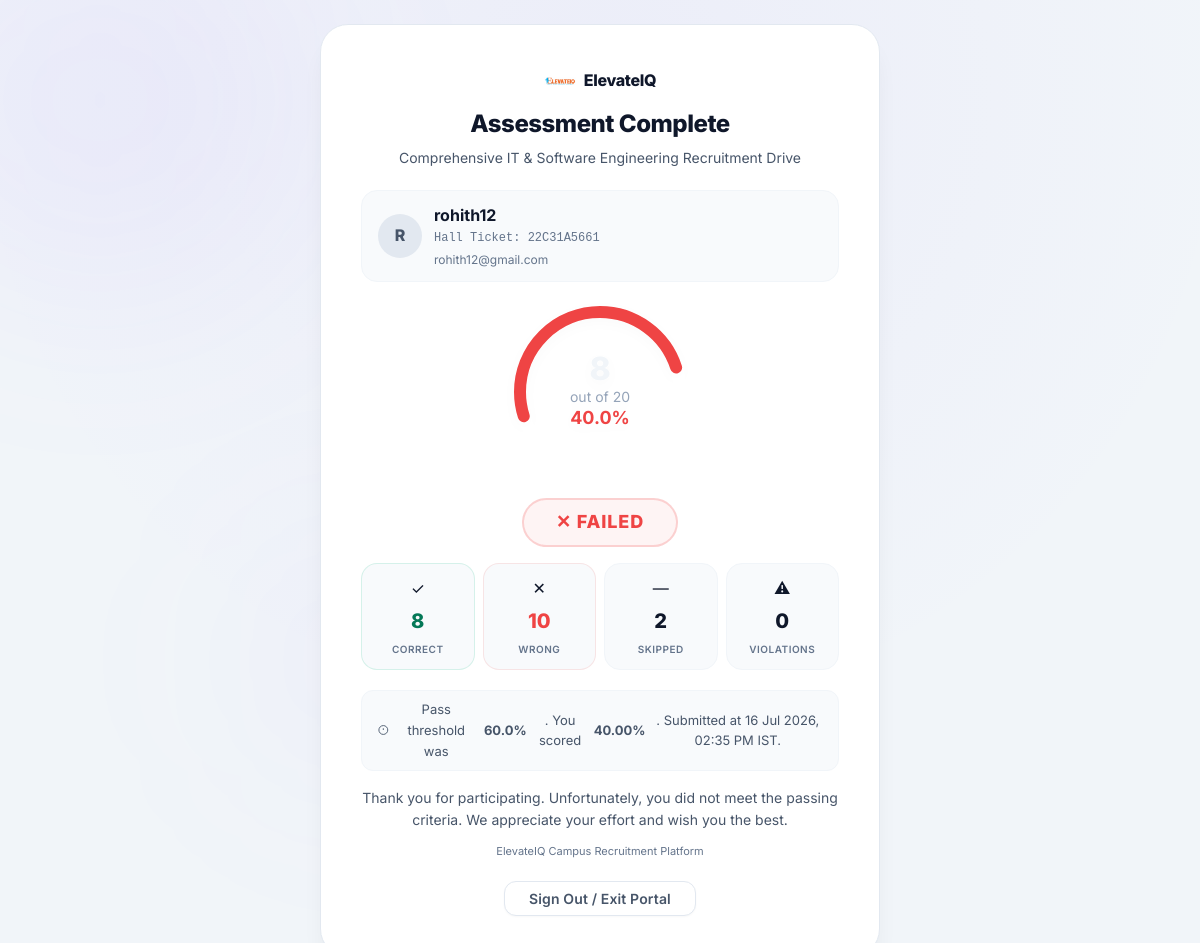
Page /assessment/result/1 (signed in) on the committed database.
### models/models.py (models this page shows, shortened)
class Assessment(db.Model):
    __tablename__ = 'assessments'
    id = db.Column(db.Integer, primary_key=True)
    title = db.Column(db.String(255), nullable=False)
    description = db.Column(db.Text, nullable=True)
    duration = db.Column(db.Integer, nullable=False)          # minutes
    pass_percentage = db.Column(db.Float, nullable=False, default=60.0)
    status = db.Column(db.String(20), nullable=False, default='inactive')  # active | inactive
    created_at = db.Column(db.DateTime, default=datetime.utcnow, nullable=False)
    questions = db.relationship(
        'Question', backref='assessment', lazy='dynamic',
        cascade='all, delete-orphan', order_by='Question.id'
    )
    submissions = db.relationship(
        'Submission', backref='assessment', lazy='dynamic'
    )

class Candidate(db.Model):
    __tablename__ = 'candidates'
    id = db.Column(db.Integer, primary_key=True)
    full_name = db.Column(db.String(255), nullable=False)
    email = db.Column(db.String(255), unique=True, nullable=False, index=True)
    hall_ticket = db.Column(db.String(100), unique=True, nullable=False, index=True)
    created_at = db.Column(db.DateTime, default=datetime.utcnow, nullable=False)
    submissions = db.relationship(
        'Submission', backref='candidate', lazy='dynamic',
        cascade='all, delete-orphan'
    )

class Submission(db.Model):
    __tablename__ = 'submissions'
    id = db.Column(db.Integer, primary_key=True)
    candidate_id = db.Column(
        db.Integer, db.ForeignKey('candidates.id', ondelete='CASCADE'),
        nullable=False, index=True
    )
    assessment_id = db.Column(
        db.Integer, db.ForeignKey('assessments.id', ondelete='CASCADE'),
        nullable=False, index=True
    )
    score = db.Column(db.Integer, default=0)
    total_questions = db.Column(db.Integer, default=0)
    percentage = db.Column(db.Float, default=0.0)
    violations = db.Column(db.Integer, default=0)
    status = db.Column(db.String(20), default='in_progress', index=True)  # in_progress | pass | fail
    submitted_at = db.Column(db.DateTime, nullable=True)
    answers = db.relationship(
        'Answer', backref='submission', lazy='dynamic',
        cascade='all, delete-orphan'
    )
    __table_args__ = (
        db.UniqueConstraint('candidate_id', 'assessment_id', name='uq_candidate_assessment'),
    )
    @property
    def submitted_at_ist(self):
        if not self.submitted_at:
            return None
        from datetime import timedelta
        return self.submitted_at + timedelta(hours=5, minutes=30)

### routes/assessment.py (the view)
@assessment_bp.route('/result/<int:submission_id>')
def result(submission_id):
    submission = Submission.query.get_or_404(submission_id)
    candidate_id_in_session = session.get('candidate_id')
    if candidate_id_in_session != submission.candidate_id:
        from flask_login import current_user
        if not current_user.is_authenticated:
            flash('Unauthorized access.', 'danger')
            return redirect(url_for('candidate.register'))
    questions = Question.query.filter_by(
        assessment_id=submission.assessment_id
    ).all()
    answers = {a.question_id: a.selected_option for a in
               Answer.query.filter_by(submission_id=submission_id).all()}
    wrong = sum(
        1 for q in questions
        if q.id in answers and answers[q.id] and answers[q.id] != q.correct_answer
    )
    unanswered = sum(1 for q in questions if not answers.get(q.id))
    return render_template(
        'candidate/result.html',
        submission=submission,
        candidate=submission.candidate,
        assessment=submission.assessment,
        wrong=wrong,
        unanswered=unanswered,
    )

### templates/candidate/result.html (shortened to what this page needs)
{% extends "base.html" %}
{% block body_class %}result-page{% endblock %}
{% block body %}
<div class="result-bg">
  <div class="auth-orb orb-1"></div>
  <div class="result-container">
    <div class="result-card glass-card">
      <div class="result-header">
        <div class="cand-logo" style="justify-content:center; margin-bottom:8px;">
          <div class="logo-icon-sm"><img src="{{ url_for('static', filename='image.png') }}" alt="ElevateIQ Logo" /></div>
          <span class="sidebar-brand">ElevateIQ</span>
        </div>
        <h1 class="result-title">Assessment Complete</h1>
        <p class="result-subtitle">{{ assessment.title }}</p>
      </div>
      <div class="result-candidate">
        <div class="rc-avatar">{{ candidate.full_name[0].upper() }}</div>
        <div class="rc-info">
          <span class="rc-name">{{ candidate.full_name }}</span>
          <span class="rc-ht">Hall Ticket: {{ candidate.hall_ticket }}</span>
          <span class="rc-email">{{ candidate.email }}</span>
        </div>
      </div>
      <div class="score-ring-wrapper">
        {% set pct = submission.percentage | round(1) %}
        {% set circumference = 251.2 %}
        {% set fill = [[(pct / 100 * circumference), 0] | max, circumference] | min %}
        <svg class="score-ring" width="180" height="180" viewBox="0 0 180 180">
          <circle cx="90" cy="90" r="80" fill="none" stroke="rgba(255,255,255,0.06)" stroke-width="12"/>
          <circle
            cx="90" cy="90" r="80"
            fill="none"
            stroke="{% if submission.status == 'pass' %}#10b981{% else %}#ef4444{% endif %}"
            stroke-width="12"
            stroke-linecap="round"
            stroke-dasharray="{{ circumference }}"
            stroke-dashoffset="{{ circumference - fill }}"
            transform="rotate(-90 90 90)"
            class="ring-progress"
          />
          <text x="90" y="78" text-anchor="middle" fill="#f1f5f9" font-size="32" font-weight="800" font-family="Inter,sans-serif">{{ submission.score }}</text>
          <text x="90" y="100" text-anchor="middle" fill="#94a3b8" font-size="14" font-family="Inter,sans-serif">out of {{ submission.total_questions }}</text>
          <text x="90" y="122" text-anchor="middle" fill="{% if submission.status == 'pass' %}#10b981{% else %}#ef4444{% endif %}" font-size="18" font-weight="700" font-family="Inter,sans-serif">{{ pct }}%</text>
        </svg>
        <div class="result-badge {% if submission.status == 'pass' %}result-pass{% else %}result-fail{% endif %}">
          {% if submission.status == 'pass' %}
          ✓ PASSED
          {% else %}
          ✕ FAILED
          {% endif %}
        </div>
      </div>
      <div class="result-stats">
        <div class="rs-item rs-correct">
          <span class="rs-icon">✓</span>
          <span class="rs-value">{{ submission.score }}</span>
          <span class="rs-label">Correct</span>
        </div>
        <div class="rs-item rs-wrong">
          <span class="rs-icon">✕</span>
          <span class="rs-value">{{ wrong }}</span>
          <span class="rs-label">Wrong</span>
        </div>
        <div class="rs-item rs-skip">
          <span class="rs-icon">—</span>
          <span class="rs-value">{{ unanswered }}</span>
          <span class="rs-label">Skipped</span>
        </div>
        <div class="rs-item rs-vio">
          <span class="rs-icon">⚠</span>
          <span class="rs-value">{{ submission.violations }}</span>
          <span class="rs-label">Violations</span>
        </div>
      </div>
      <div class="pass-info">
        <svg width="16" height="16" viewBox="0 0 24 24" fill="none" stroke="currentColor" stroke-width="2"><circle cx="12" cy="12" r="10"/><line x1="12" y1="8" x2="12" y2="12"/><line x1="12" y1="16" x2="12.01" y2="16"/></svg>
        Pass threshold was <strong>{{ assessment.pass_percentage }}%</strong>.
        You scored <strong>{{ "%.2f"|format(submission.percentage) }}%</strong>.
        {% if submission.submitted_at_ist %}
        Submitted at {{ submission.submitted_at_ist.strftime('%d %b %Y, %I:%M %p') }} IST.
        {% endif %}
      </div>
      <div class="result-footer-msg">
        {% if submission.status == 'pass' %}
        <p class="rf-pass">🎉 Congratulations! You have successfully cleared this assessment. The recruitment team will contact you for the next steps.</p>
        {% else %}
        <p class="rf-fail">Thank you for participating. Unfortunately, you did not meet the passing criteria. We appreciate your effort and wish you the best.</p>
        {% endif %}
        <p class="rf-brand">ElevateIQ Campus Recruitment Platform</p>
        <div style="margin-top: var(--space-5);">
          <form method="POST" action="{{ url_for('candidate.logout') }}">
            <button type="submit" class="btn btn-ghost" style="padding: 8px 24px; cursor: pointer;">Sign Out / Exit Portal</button>
          </form>
        </div>
      </div>
    </div>
  </div>
</div>
{% endblock %}

### rows in the picture
Assessment: title "Comprehensive IT & Software Engineering Recruitment Drive", pass_percentage "60.0"
Candidate: full_name "R", full_name "rohith12", hall_ticket "22C31A5661", email "rohith12@gmail.com"
Submission: total_questions "20", score "8", violations "0", percentage "40.00", submitted_at_ist "16 Jul 2026, 02:35 PM"

### other values in the picture
{{ pct }} "40.0"
{{ wrong }} "10"
{{ unanswered }} "2"
